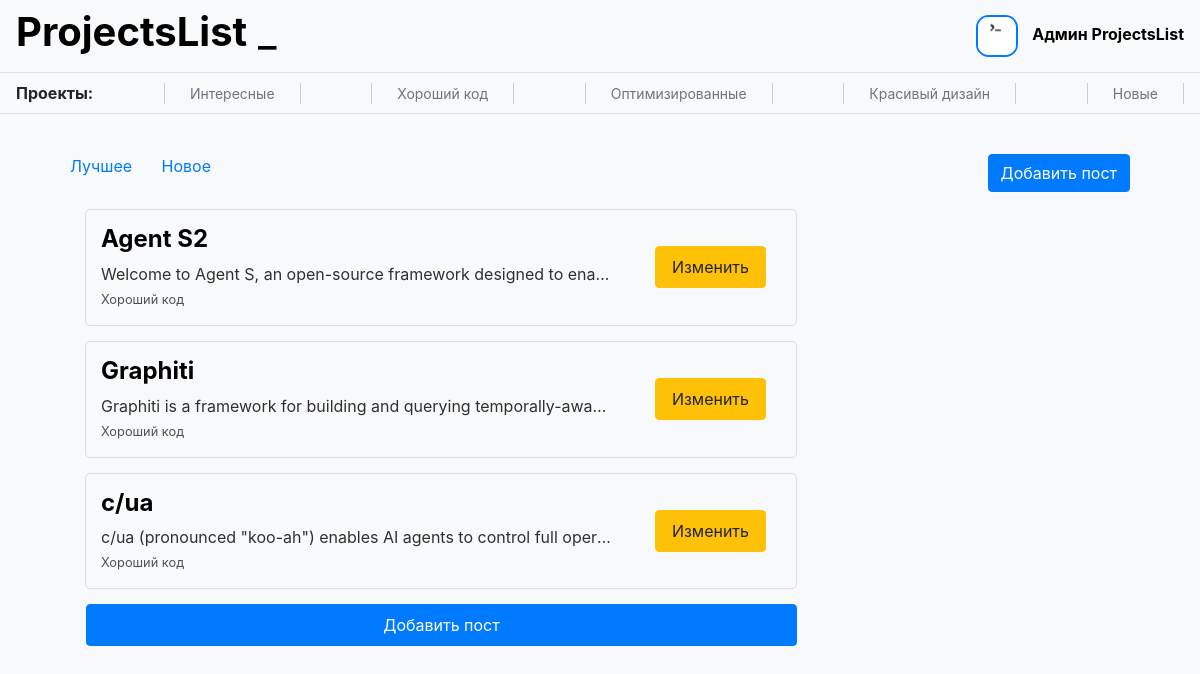
Page /goodcode (signed in) on the committed database.
### data/users.py (models this page shows, shortened)
class User(SqlAlchemyBase, UserMixin):
    __tablename__ = 'users'
    id = sa.Column(sa.Integer, primary_key=True, autoincrement=True)
    name = sa.Column(sa.String)
    mail = sa.Column(sa.String, unique=True)
    hashed_password = sa.Column(sa.String)
    info = sa.Column(sa.String)
    image = sa.Column(sa.String)
    github = sa.Column(sa.String)
    create_time = sa.Column(sa.DateTime, default=datetime.now)
    posts = sa.orm.relationship('Post', back_populates='author')
    comments = sa.orm.relationship('Comment', back_populates='author')
    liked_posts = sa.orm.relationship('Post', back_populates='users_who_liked', secondary='rating_posts')
    liked_comments = sa.orm.relationship('Comment', back_populates='users_who_liked', secondary='rating_comments')

### data/posts.py (models this page shows)
class Post(SqlAlchemyBase):
    __tablename__ = 'posts'
    id = sa.Column(sa.Integer, primary_key=True, autoincrement=True)
    title = sa.Column(sa.String)
    text = sa.Column(sa.String)
    project_link = sa.Column(sa.String)
    category = sa.Column(sa.String)
    like = sa.Column(sa.Integer, default=0)
    dislike = sa.Column(sa.Integer, default=0)
    create_time = sa.Column(sa.DateTime, default=datetime.now)
    author = sa.orm.relationship('User', back_populates='posts')
    author_id = sa.Column(sa.Integer, sa.ForeignKey('users.id'))
    users_who_liked = sa.orm.relationship('User', back_populates='liked_posts', secondary='rating_posts')
    comments = sa.orm.relationship('Comment', back_populates='post')

### server.py (the view)
@app.route('/<category>')
@app.route('/<category>/<filter>')
def posts_list(category, filter='new'):
    try:
        db = db_session.create_session()
        if category == 'interesting':
            posts = db.query(Post).filter(Post.category=='Интересное')
        elif category == 'goodcode':
            posts = db.query(Post).filter(Post.category=='Хороший код')
        elif category == 'optimized':
            posts = db.query(Post).filter(Post.category=='Оптимизированное')
        elif category == 'beautifuldesign':
            posts = db.query(Post).filter(Post.category=='Красивый дизайн')
        elif category == 'new':
            posts = db.query(Post).all()[::-1]
        else:
            flask.abort(404)
        if category != 'new':
            if filter == 'best':
                posts = posts.order_by(-(Post.like - Post.dislike)).all()
            else:
                posts = posts.all()
        return flask.render_template('posts_list.html', title='Посты', posts=posts, category=category)
    finally:
        db.close()

### data/db_session.py (called while the page is built)
def create_session() -> Session:
    global __factory
    return __factory()

### server.py (called while the page is built)
@login_manager.user_loader
def load_user(user_id):
    try:
        db = db_session.create_session()
        return db.query(User).get(user_id)
    finally:
        db.close()

### templates/posts_list.html
{% extends "base.html" %}
{% block content %}
<div class='container'>
    <p>
    <a class='filter' href='/{{category + '/best'}}'>Лучшее</a>
    <a class='filter' href='/{{category + '/new'}}'>Новое</a>
    {% if current_user.is_authenticated %}
    <a class='btn btn-primary' href='/add_post' style='float: right'>Добавить пост</a>
    {% endif %}
    </p>
    <div class='posts' style='display: inline-block'>
        {% for post in posts %}
            <div class='small-post'>
                <a href='posts/{{post.id}}' style='max-width: 75%'>
                    <div style='white-space: nowrap; overflow: hidden; text-overflow: ellipsis;'>
                        <h4>{{post.title}}</h4>
                        <p style='white-space: nowrap; overflow: hidden; text-overflow: ellipsis;'>{{post.text}}</p>
                        <small>{{post.category}}</small>
                    </div>
                </a>
                {% if current_user.id == post.author.id or current_user.id == 1 %}
                <div style='display: inline-block;'>
                    <a type='button' class='btn btn-warning' href='posts/edit/{{post.id}}'>Изменить</a>
                </div>
                {% endif %}
            </div>
        {% endfor %}
        {% if current_user.is_authenticated %}
        <a class='btn btn-primary' href='/add_post'>Добавить пост</a>
        {% endif %}
    </div>
</div>
{% endblock %}

### templates/base.html (shortened to what this page needs)
<!doctype html>
<html lang="en">
<head>
    <link rel="stylesheet"
          href="https://stackpath.bootstrapcdn.com/bootstrap/4.4.1/css/bootstrap.min.css"
>
    {% if style=='retro' %}
    <link text="text/css"  href="{{ url_for('static', filename='css/retro.css') }}" rel="stylesheet">
    {% else %}
    <link text="text/css"  href="{{ url_for('static', filename='css/style.css') }}" rel="stylesheet">
    {% endif %}
</head>
<body>
<header>
    <nav class="navbar">
        <h1><b><a href='/'>ProjectsList</a></b>
        <span class="blinking-symbol"><a href='/?style=retro'>_</a></span></h1>
        {% if current_user.is_authenticated %}
        	<div class='user-navbar'>
			<img class='user-icon' src='/{{current_user.image}}' width='42' height='42' /img>
			<a class='user-name' href="/user{{current_user.id}}">{{ current_user.name }}</a>
		</div>
        {% else %}
		<a class="btn btn-primary " href="/register">Зарегистрироваться</a>
		<a class="btn btn-success" href="/login">Войти</a>
        {% endif %}
    </nav>
    <nav class="category navbar ">
        <b>Проекты:</b>
        <a href='/interesting'>Интересные</a>
        <a href='/goodcode'>Хороший код</a>
        <a href='/optimized'>Оптимизированные</a>
        <a href='/beautifuldesign '>Красивый дизайн</a>
        <a href='/new'>Новые</a>
    </nav>
</header>
<main role="main" class='container'>
    {% block content %}{% endblock %}
</main>
</body>
</html>

### static/css/style.css (style rules this page uses)
.small-post { border: 1px solid #ddd; border-radius: 5px; margin: 15px; padding: 15px; align-items: center; display: flex; justify-content: space-between; overflow: hidden; white-space: nowrap; text-overflow: ellipsis; }
.small-post p { color: #303030; margin: 0px; text-overflow: ellipsis; }
.small-post small { color: #505050; margin: 0px; }
.small-post h4 { color: black; font-weight: bold; overflow: hidden; white-space: nowrap; text-overflow: ellipsis; }
.posts { width: 70%; display: flex; flex-direction: column; align-items: center; }
.posts .btn { display: block; cursor: pointer; text-align: center; margin: 15px; padding: 8px 16px; margin-left: 16px; flex-shrink: 0; }
.container { justify-content: space-between; flex-wrap: wrap; padding: 20px; }
body { background-color: #f8f9fa; }
.filter { padding-right: 25px; }
.navbar { border-bottom: 1px solid #dee2e6; }
.navbar a { text-decoration: none; color: #000; }
.user-icon { border-radius: 30%; margin-right: 10px; border: 2px solid #007bff; }
.user-name { color: #007bff; font-weight: bold; text-decoration: none; }
.category a { color: #6c757d; font-size: 14px; border-right: 1px solid; border-left: 1px solid; border-color: #ccc; padding-right: 25px; padding-left: 25px; }
.blinking-symbol { animation: blink 3s infinite; }

### rows in the picture
User: image (picture), name "Админ ProjectsList"
Post: title "Agent S2", text "Welcome to Agent S, an open-source framework designed to ena…", category "Хороший код"
Post: title "Graphiti", text "Graphiti is a framework for building and querying temporally-awa…", category "Хороший код"
Post: title "c/ua", text "c/ua (pronounced \"koo-ah\") enables AI agents to control full oper…", category "Хороший код"
